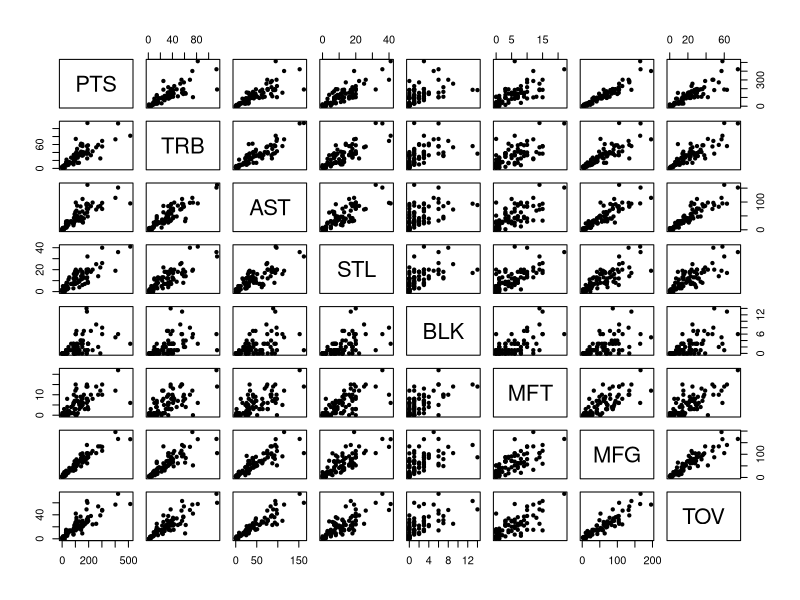

R code for this plot: (Note: this script raises an error after producing the figure.)
library(dplyr)

setwd(dirname(rstudioapi::getActiveDocumentContext()$path))
team_data <- read.csv(file = "../../data/cleandata/roster-salary-stats.csv"
                      , sep = ",")

# data from github repository
dat <- read.csv("roster-salary-stats_dummy.csv",
                row.names = 1,
                stringsAsFactors = FALSE)



# =========================================================================
# Exploring variables to be used in Efficiency
# =========================================================================

# subset data for position 'PG' (point guard)
# and add Missed Field Goals MFG, Missed Free Throws MFT, Turnovers TO
pg <- dat %>%
  filter(position == 'PG') %>%
  mutate(MFT = FTA - FT) %>%
  mutate(MFG = FGA - FG)

View(pg)
# statistics for efficiency
stats <- c('PTS', 'TRB', 'AST', 'STL', 'BLK', 'MFT', 'MFG', 'TOV')

# correlations and scatterplot-matrix
print(round(cor(pg[ ,stats]), 2), print.gap = 3) #correlation matrix
pairs(pg[ ,stats], pch = 20)

# PCA with FactoMineR #no reason to use this
pca <- PCA(pg[ ,stats], graph = FALSE)
plot(pca, choix = "var")


# =========================================================================
# Efficiency
# =========================================================================

# subset data for position 'PG' (point guard)
# and add Missed Field Goals MFG, Missed Free Throws MFT, Turnovers TO
# (these variables have negative sign)
pg <- dat %>%
  filter(position == 'PG') %>%
  mutate(MFT = FT - FTA) %>%
  mutate(MFG = FG - FGA) %>%
  mutate(TO = -1 * TOV)

head(pg)

# statistics for efficiency
stats <- c('PTS', 'TRB', 'AST', 'STL', 'BLK', 'MFG', 'MFT', 'TO')

# keep in mind that all variables are divided by number of games
X <- as.matrix(pg[ ,stats] / pg$G)
print(round(cor(X), 2), print.gap = 2)


# PCA with prcomp()
pg_pca <- prcomp(X, center = TRUE, scale. = TRUE)
pg_weights <- pg_pca$rotation[,1]

# std deviations for each columns
pg_sigmas <- apply(X, 2, sd)

# modified efficiency
pg_eff <- X %*% (pg_weights / pg_sigmas)
pg$EFF <- pg_eff

#------------------------------------------------------
ggplot(data = pg, aes(x = salary, y = EFF, label = player)) + 
  geom_point()

ggplot(data = pg, aes(x = salary, y = EFF, label = player)) + 
  geom_point() + 
  geom_label()

ggplot(data = pg, aes(x = height, y = EFF)) + 
  geom_point()

ggplot(data = pg, aes(x = weight, y = EFF)) + 
  geom_point()

ggplot(data = pg, aes(x = MFT / G, y = EFF, label = player)) + 
  geom_point() +
  geom_label()


ggplot(data = pg, aes(x = MFT / G, y = EFF, label = player)) + 
  geom_point() +
  geom_text()
